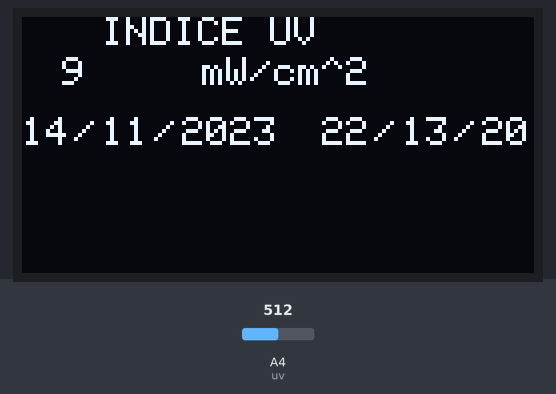
Bench run of a sketch on a simulated Arduino Mega 2560, built with avr-gcc and run on an emulated ATmega2560. Parts: 128×64 one-colour display. The inputs (shaded band) are chosen by the test bench; at power-on: A4 (uv) = 512. The local clock reads 2024-03-15 10:24:30 at power-on unless the sketch sets it; what the sketch prints to the serial monitor is not drawn.

Above: at 0.6 s.
At 1.6 s:
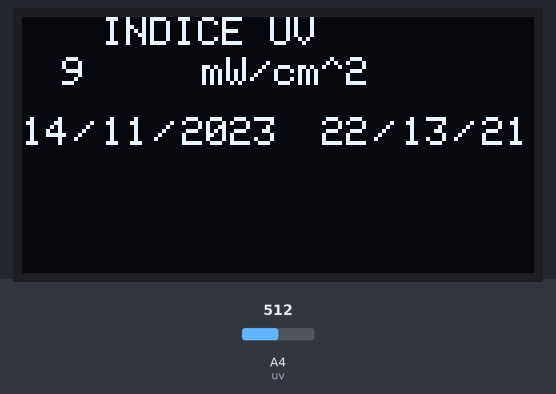
1.7 s: A4 (uv) set to 716
At 4.3 s:
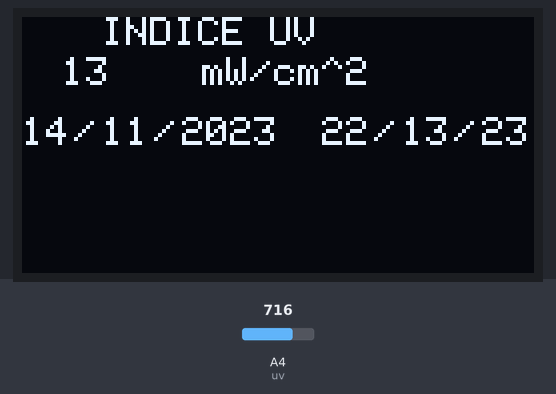
5.4 s: A4 (uv) set to 900
At 8.5 s:
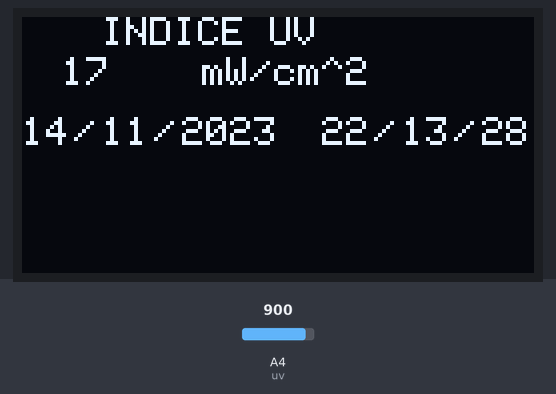
8.7 s: A4 (uv) set to 1023
At 14.3 s:
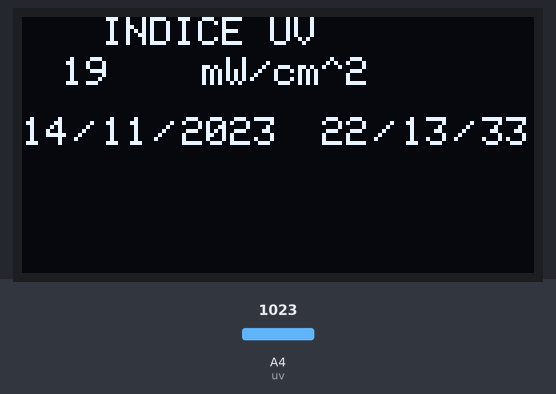
Timing chart, 0 to 15.8 s (numbered marks = the images above; inputs shaded):
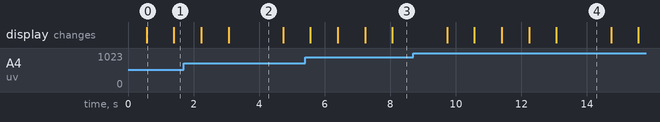

The sketch:

uvrtcoled.ino
```cpp
#include <SPI.h>
#include <Wire.h>
#include <Adafruit_GFX.h>       //libreria oled
#include <Adafruit_SSD1306.h>   //libreria oled
#include <RTClib.h>             //manejo del modulo RTC

#define ANCHO_PANTALLA 128    // Ancho de la pantalla OLED
#define ALTO_PANTALLA 64      // Alto de la pantalla OLED

#define OLED_RESET -1
Adafruit_SSD1306 oled(OLED_RESET);

int uv=A4, lectura;
RTC_DS3231 rtc;    // crea objeto  de tipo RTC_DS3132


void setup(){
  Serial.begin(9600);    // comunicacion de monitor serial a 9600 bps
  Serial2.begin(9600);    // comunicacion serie entre Arduino y el modulo a 38400 bps
  oled.begin(SSD1306_SWITCHCAPVCC, 0x3C); //initialize with the I2C addr 0x3C (128x64)
  oled.clearDisplay();

   if (! rtc.begin()) {        // si falla la inicializacion del modulo
 Serial.println("Modulo RTC no encontrado !");  // muestra mensaje de error
 while (1);         // bucle infinito que detiene ejecucion del programa
 }
 rtc.adjust(DateTime(__DATE__, __TIME__));  // funcion que permite establecer fecha y horario
            // al momento de la compilacion. Comentar esta linea

  }

void loop(){

  lectura=analogRead(uv);
  float voltaje=lectura*(3.3/669);
  int longOnda=map(lectura,0,669,0,1023);
  int indice=map(longOnda,0,1023,0,13);


  Serial.println("INDICE UV:"+String(indice)+"-Rango:"+String(longOnda));

  delay(500);

  Serial2.println(String(indice));   // lee monitor serial y envia a Bluetooth


 ///////////////////INICIO CONFIGURACION RTC ////////////////////////////////////////
 DateTime fecha = rtc.now();


    oled.setTextSize(1);
    oled.setCursor(0,25);
    oled.print(fecha.day());
    oled.setCursor(13,25);
    oled.print("/");


    oled.setCursor(20,25);
    oled.print(fecha.month());
       oled.setCursor(33,25);
    oled.print("/");


    oled.setCursor(40,25);
    oled.print(fecha.year());
////////////////////////////////////////
    oled.setCursor(75,25);
    oled.print(fecha.hour());
    oled.setCursor(88,25);
    oled.print("/");


    oled.setCursor(95,25);
    oled.print(fecha.minute());
      oled.setCursor(108,25);
    oled.print("/");


    oled.setCursor(115,25);
    oled.print(fecha.second());

 ///////////////////FIN CONFIGURACION RTC ///////////////////////////////////////////


/////////////////////////////////////////////////////////////////////////////////////

oled.setCursor(20,0);  //oled display
  oled.setTextSize(1);
  oled.setTextColor(WHITE);
  oled.println("INDICE UV");

  oled.setCursor(10,10);  //oled display
  oled.setTextSize(1);
  oled.setTextColor(WHITE);
  oled.println(indice);

  oled.setCursor(45,10);  //oled display
  oled.setTextSize(1);
  oled.setTextColor(WHITE);
  oled.println("mW/cm^2");
  oled.display();

  delay(300);
  oled.clearDisplay();

  }
```

Measured:
- what the display in image 0 shows lasts 0.8 s, from 0.6 s to 1.4 s
- what the display in image 2 shows lasts 1.6 s, from 3.1 s to 4.7 s
